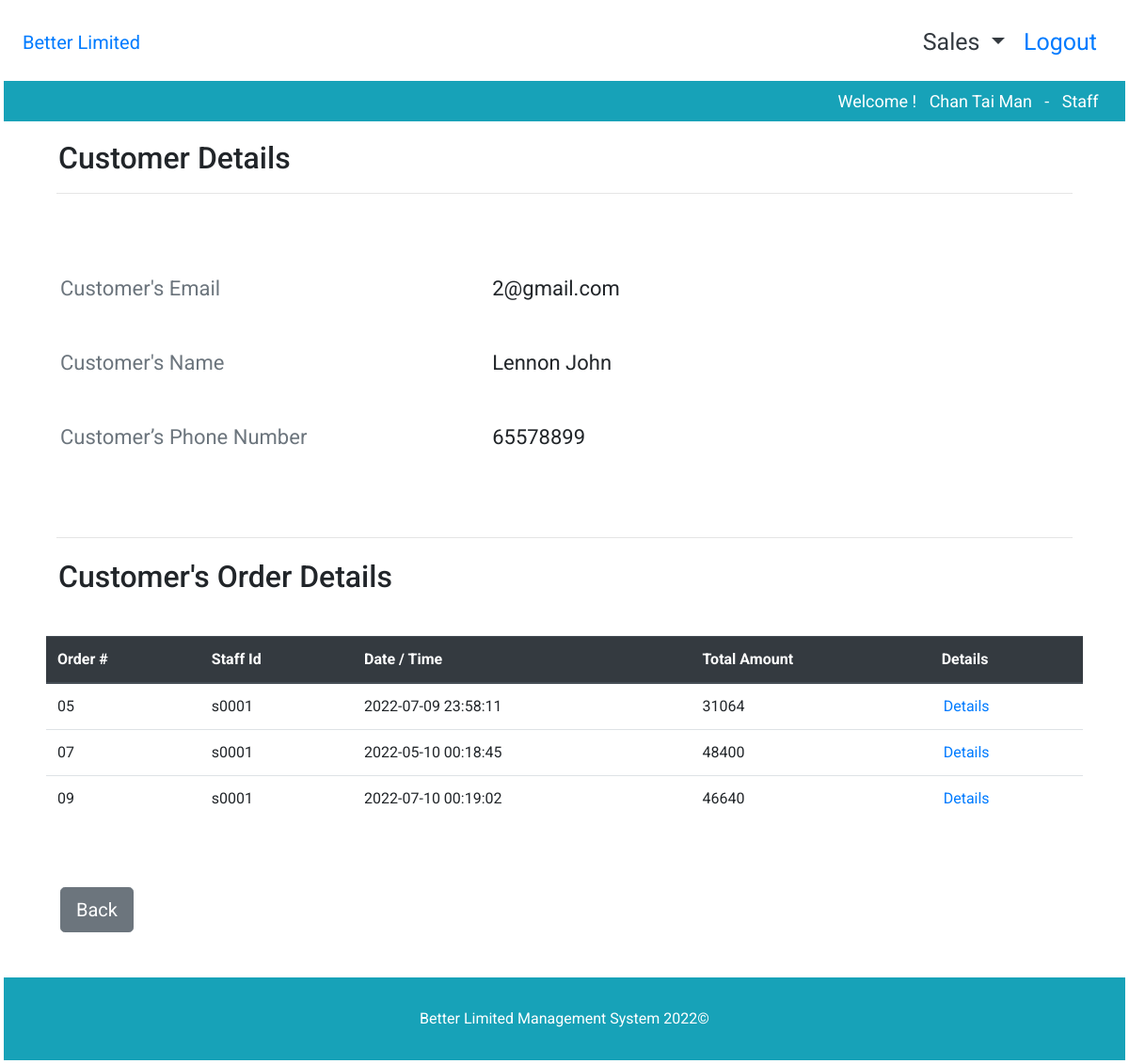
The app's page /SEA08_Phase2/customerDetail.php?cusEmail=2@gmail.com (signed in) with its own data.
### tables this page shows
CREATE TABLE `Customer` (
  `customerEmail` varchar(50) NOT NULL,
  `customerName` varchar(100) NOT NULL,
  `phoneNumber` varchar(255) DEFAULT NULL
);

CREATE TABLE `Orders` (
  `orderID` varchar(255) NOT NULL,
  `customerEmail` varchar(50) NOT NULL,
  `staffID` varchar(50) NOT NULL,
  `dateTime` timestamp NOT NULL DEFAULT current_timestamp() ON UPDATE current_timestamp(),
  `deliveryAddress` varchar(255) DEFAULT NULL,
  `deliveryDate` date DEFAULT NULL,
  `orderAmount` double NOT NULL
);

### SEA08_Phase2/customerDetail.php (the view, shortened to what this page needs)
<?php
include 'header.php';
$conn = getDBconnection();
$cusEmail = $_GET['cusEmail'];
$sql = "SELECT * FROM Customer WHERE customerEmail = '$cusEmail'";
$query = mysqli_query($conn, $sql) or die(mysqli_error($conn));
?>
<div class="py-2">
	<div class="container">
		<div class="col-md-12 mx-auto py-2">
			<h2>Customer Details</h2>
			<hr>
		</div>
	</div>
</div>
<?php
if (mysqli_num_rows($query) > 0) {
    $result = mysqli_fetch_assoc($query);
    echo <<<EOF
<div class="container">
    <div class="col-md-12 ">
        <div class="py-3" >
            <div class='detailTitle row py-4'>
                <div class='col-md-5  col-sm-12 text-secondary'>
                    Customer's Email
                </div>
                <div class='detailContent col-md-7 col-sm-12 '>
                    $result[customerEmail]
                </div>
            </div>
            <div class='detailTitle row my-3'>
                <div class='col-md-5  col-sm-12 text-secondary'>
                    Customer's Name
                </div>
                <div class='detailContent col-md-7 col-sm-12 '>
                    $result[customerName]
                </div>
            </div>
            <div class='detailTitle row my-3 py-4'>
                <div class='col-md-5  col-sm-12 text-secondary'>
                    Customer’s Phone Number
                </div>
                <div class='detailContent col-md-7 col-sm-12'>
                    $result[phoneNumber]
                </div>
            </div>
        </div>
    </div>
</div>
EOF;
}
?>
<div class="py-2">
	<div class="container">
		<div class="col-md-12 mx-auto">
			<hr>
			<h2>Customer's Order Details</h2>
		</div>
	</div>
</div>
<div class="container">
	<div class="col-md-12 ">
		<div class="py-3">
			<div class="row">
				<table class="table table-hover table-nonfluid sortable">
					<thead class="thead-dark">
						<tr>
							<th>Order #</th>
							<th>Staff Id</th>
							<th>Date / Time</th>
							<th>Total Amount</th>
							<th>Details</th>
						</tr>
					</thead>
					<body>
						<?php
                    $sql2 = "SELECT orderID, dateTime, orderAmount, staffID FROM Orders WHERE customerEmail = '$cusEmail'";
                    $query2 = mysqli_query($conn, $sql2) or die(mysqli_error($conn));
                    if (mysqli_num_rows($query2) > 0) {
                        while($result2 = mysqli_fetch_assoc($query2)){
                            echo <<<EOF
                                <tr>
                                    <td>$result2[orderID]</td>
                                    <td>$result2[staffID]</td>
                                    <td>$result2[dateTime]</td>
                                    <td>$result2[orderAmount]</td>
                                    <td><a href="orderDetail.php?orderId=$result2[orderID]&staffId=$result2[staffID]">Details</a></td>
                                </tr>
EOF;
                        }
                    }
                    ?>
					</body>
				</table>
			</div>
			<div class='row'>
				<div class='col-2 mt-5'>
					<a href='customerList.php' class='btn btn-secondary btn-lg'>Back</a>
				</div>
				<div class='col-3 mt-5'>
				</div>
			</div>
		</div>
	</div>
</div>
<br>
<div class="bg-info">
	<div class="container my-3">
		<div class="row" style="">
			<div class="col-12 my-2 text-center text-white">
				Better Limited Management System 2022&copy;
			</div>
		</div>
	</div>
</div>
</body>
</html>

### SEA08_Phase2/css/style.css (style rules this page uses)
* { font-family: 'Roboto', sans-serif; padding: 2px 2px; box-sizing: border-box; }
.detailTitle, .detailContent { font-size:22px; }

### records on screen
customer: customerEmail "2@gmail.com", customerName "Lennon John", phoneNumber "65578899"
orders: orderID "05", staffID "s0001", dateTime "2022-07-09 23:58:11", orderAmount "31064"
orders: orderID "07", staffID "s0001", dateTime "2022-05-10 00:18:45", orderAmount "48400"
orders: orderID "09", staffID "s0001", dateTime "2022-07-10 00:19:02", orderAmount "46640"

### other values on screen
$_SESSION["staffName"] "Chan Tai Man"
$_SESSION["position"] "Staff"
